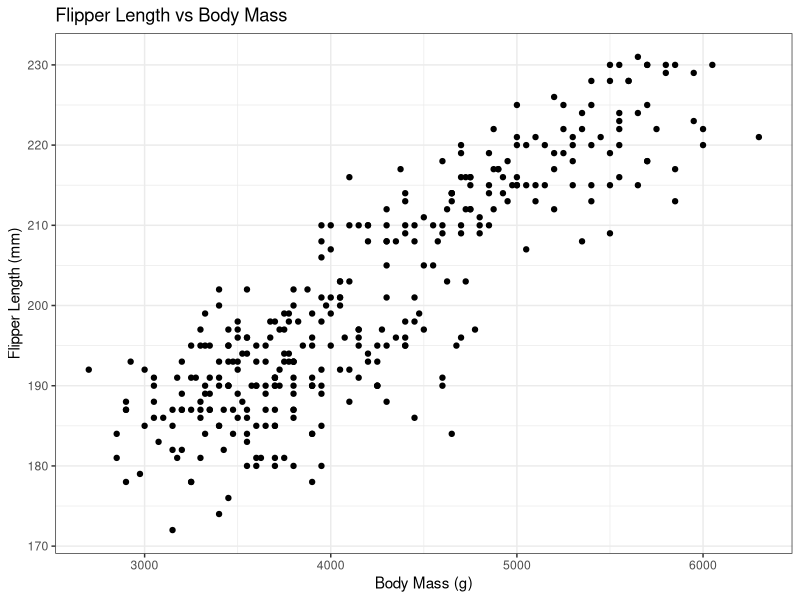
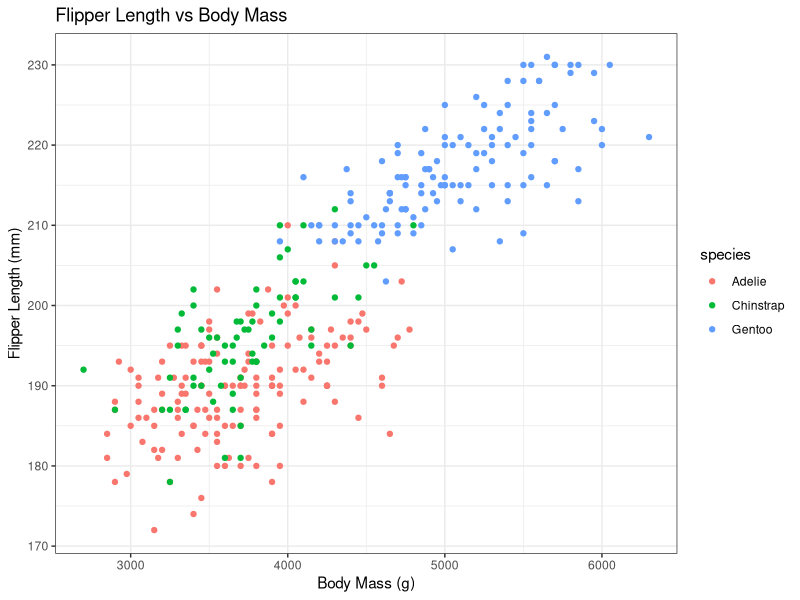
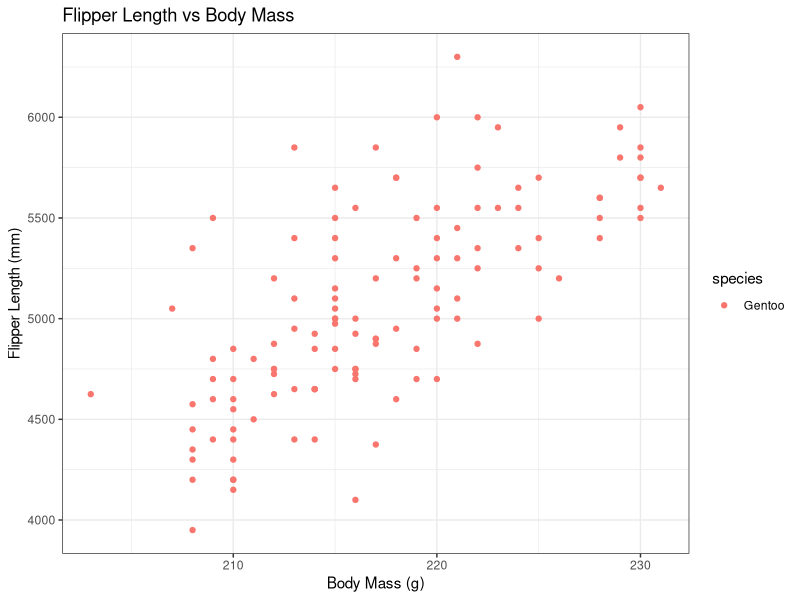

Recreate these plots in R, in order.
## ---- chunk 1
knitr::opts_chunk$set(echo = TRUE)
## ---- chunk 2
library(palmerpenguins)
library(tidyverse)
## ---- chunk 3
penguins %>% 
  ggplot(aes(body_mass_g, flipper_length_mm)) + 
  geom_point() +
  labs(title="Flipper Length vs Body Mass", x="Body Mass (g)", y="Flipper Length (mm)") + 
  theme_bw()
## ---- chunk 4
penguins %>% 
  ggplot(aes(body_mass_g, flipper_length_mm, color=species)) + 
  geom_point() +
  labs(title="Flipper Length vs Body Mass", x="Body Mass (g)", y="Flipper Length (mm)") + 
  theme_bw()
## ---- chunk 5
penguins %>% 
  filter(species == "Gentoo") %>%
  ggplot(aes(flipper_length_mm,body_mass_g, color=species)) + 
  geom_point() +
  labs(title="Flipper Length vs Body Mass", x="Body Mass (g)", y="Flipper Length (mm)") + 
  theme_bw()
## ---- chunk 6
cor(penguins[,c("flipper_length_mm", "body_mass_g")], use = "complete.obs")
## ---- chunk 7
data = penguins %>%
  filter(species == "Gentoo")
result<-lm(body_mass_g~flipper_length_mm, data=data)
summary(result)
## ---- chunk 8
newData = data.frame(c(220))
colnames(newData) = "flipper_length_mm"
predict(result, newData)
## ---- chunk 9
anova(result)
anova.tab = anova(result)
SST<-sum(anova.tab$"Sum Sq")
anova.tab$"Sum Sq"[1]/SST
